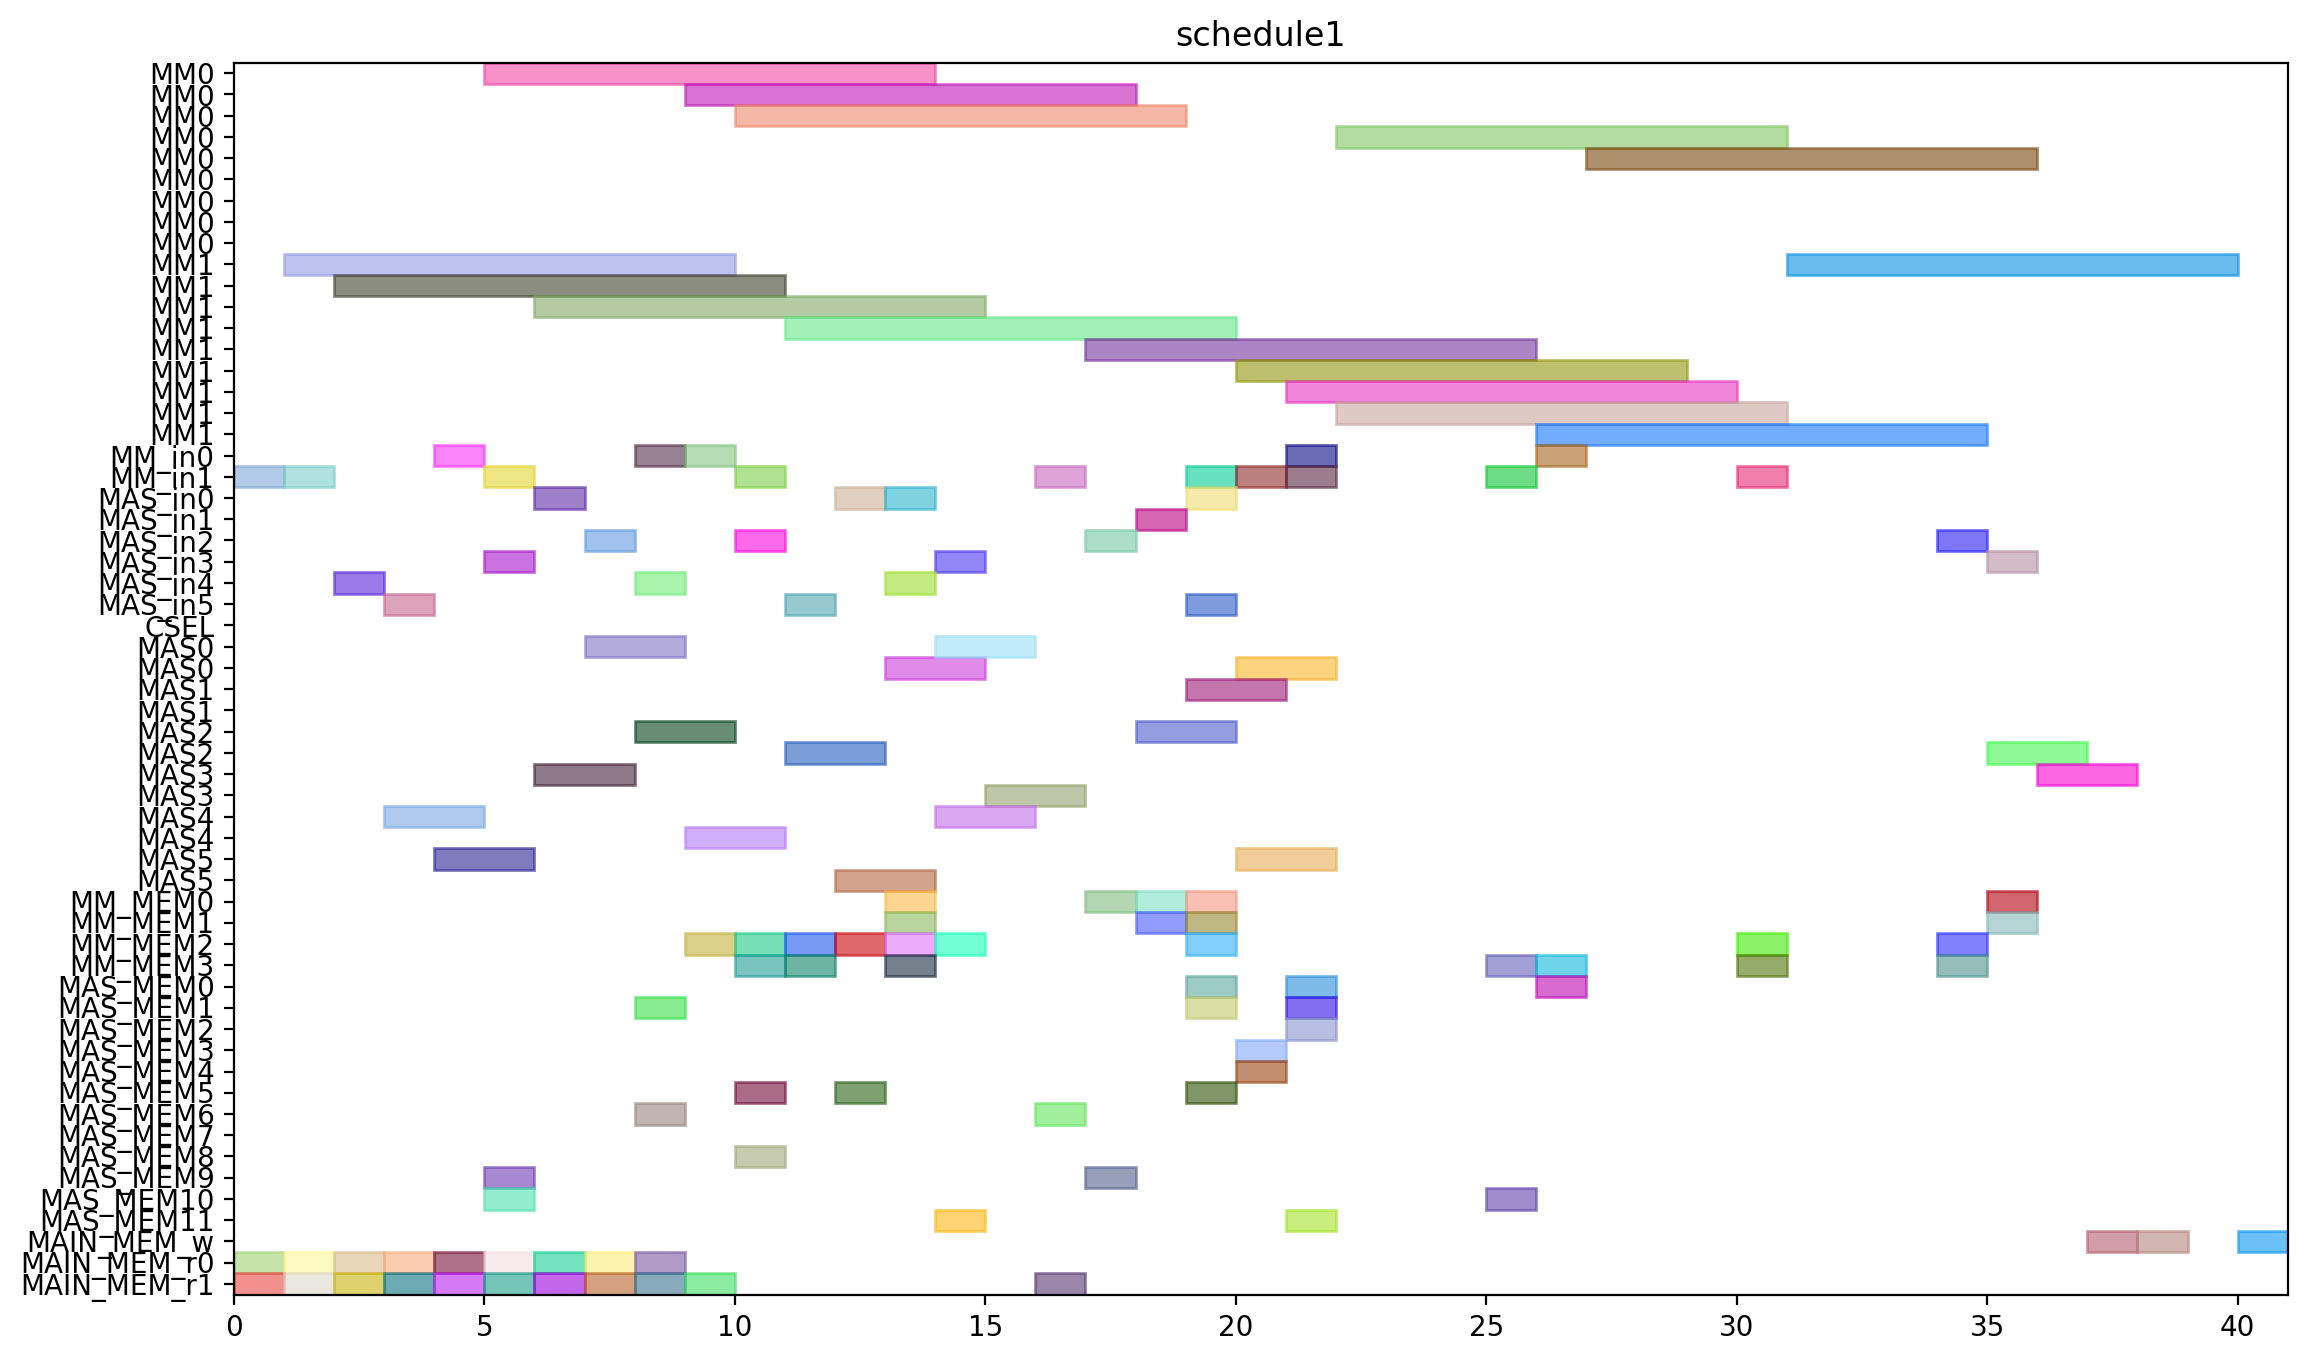

Generate this figure with Python:
from pyschedule import Scenario, solvers, plotters, alt


def solve():
	horizon = 151
	S = Scenario("schedule1", horizon=horizon)

	# resource
	MM = S.Resources('MM', num=2, size=9)
	MM_in = S.Resources('MM_in', num=2)
	MAS_in = S.Resources('MAS_in', num=6)
	CSEL = S.Resource('CSEL')
	MAS = S.Resources('MAS', num=6, size=2, periods=range(1, horizon))
	MM_MEM = S.Resources('MM_MEM', num=4)
	MAS_MEM = S.Resources('MAS_MEM', num=12)
	MAIN_MEM_w = S.Resource('MAIN_MEM_w', size=1)
	MAIN_MEM_r = S.Resources('MAIN_MEM_r', num=2)

	# result of previous scheduling
	t2_in = S.Task('t2_in', length=1, delay_cost=1)
	S += t2_in >= 0
	t2_in += MM_in[1]

	t2_mem0 = S.Task('t2_mem0', length=1, delay_cost=1)
	S += t2_mem0 >= 0
	t2_mem0 += MAIN_MEM_r[0]

	t2_mem1 = S.Task('t2_mem1', length=1, delay_cost=1)
	S += t2_mem1 >= 0
	t2_mem1 += MAIN_MEM_r[1]

	t0_in = S.Task('t0_in', length=1, delay_cost=1)
	S += t0_in >= 1
	t0_in += MM_in[1]

	t0_mem0 = S.Task('t0_mem0', length=1, delay_cost=1)
	S += t0_mem0 >= 1
	t0_mem0 += MAIN_MEM_r[0]

	t0_mem1 = S.Task('t0_mem1', length=1, delay_cost=1)
	S += t0_mem1 >= 1
	t0_mem1 += MAIN_MEM_r[1]

	t2 = S.Task('t2', length=9, delay_cost=1)
	S += t2 >= 1
	t2 += MM[1]

	t0 = S.Task('t0', length=9, delay_cost=1)
	S += t0 >= 2
	t0 += MM[1]

	t14_in = S.Task('t14_in', length=1, delay_cost=1)
	S += t14_in >= 2
	t14_in += MAS_in[4]

	t14_mem0 = S.Task('t14_mem0', length=1, delay_cost=1)
	S += t14_mem0 >= 2
	t14_mem0 += MAIN_MEM_r[0]

	t14_mem1 = S.Task('t14_mem1', length=1, delay_cost=1)
	S += t14_mem1 >= 2
	t14_mem1 += MAIN_MEM_r[1]

	t13_in = S.Task('t13_in', length=1, delay_cost=1)
	S += t13_in >= 3
	t13_in += MAS_in[5]

	t13_mem0 = S.Task('t13_mem0', length=1, delay_cost=1)
	S += t13_mem0 >= 3
	t13_mem0 += MAIN_MEM_r[0]

	t13_mem1 = S.Task('t13_mem1', length=1, delay_cost=1)
	S += t13_mem1 >= 3
	t13_mem1 += MAIN_MEM_r[1]

	t14 = S.Task('t14', length=2, delay_cost=1)
	S += t14 >= 3
	t14 += MAS[4]

	t13 = S.Task('t13', length=2, delay_cost=1)
	S += t13 >= 4
	t13 += MAS[5]

	t1_in = S.Task('t1_in', length=1, delay_cost=1)
	S += t1_in >= 4
	t1_in += MM_in[0]

	t1_mem0 = S.Task('t1_mem0', length=1, delay_cost=1)
	S += t1_mem0 >= 4
	t1_mem0 += MAIN_MEM_r[0]

	t1_mem1 = S.Task('t1_mem1', length=1, delay_cost=1)
	S += t1_mem1 >= 4
	t1_mem1 += MAIN_MEM_r[1]

	t1 = S.Task('t1', length=9, delay_cost=1)
	S += t1 >= 5
	t1 += MM[0]

	t15_in = S.Task('t15_in', length=1, delay_cost=1)
	S += t15_in >= 5
	t15_in += MM_in[1]

	t15_mem0 = S.Task('t15_mem0', length=1, delay_cost=1)
	S += t15_mem0 >= 5
	t15_mem0 += MAS_MEM[10]

	t15_mem1 = S.Task('t15_mem1', length=1, delay_cost=1)
	S += t15_mem1 >= 5
	t15_mem1 += MAS_MEM[9]

	t3_in = S.Task('t3_in', length=1, delay_cost=1)
	S += t3_in >= 5
	t3_in += MAS_in[3]

	t3_mem0 = S.Task('t3_mem0', length=1, delay_cost=1)
	S += t3_mem0 >= 5
	t3_mem0 += MAIN_MEM_r[0]

	t3_mem1 = S.Task('t3_mem1', length=1, delay_cost=1)
	S += t3_mem1 >= 5
	t3_mem1 += MAIN_MEM_r[1]

	t15 = S.Task('t15', length=9, delay_cost=1)
	S += t15 >= 6
	t15 += MM[1]

	t3 = S.Task('t3', length=2, delay_cost=1)
	S += t3 >= 6
	t3 += MAS[3]

	t4_in = S.Task('t4_in', length=1, delay_cost=1)
	S += t4_in >= 6
	t4_in += MAS_in[0]

	t4_mem0 = S.Task('t4_mem0', length=1, delay_cost=1)
	S += t4_mem0 >= 6
	t4_mem0 += MAIN_MEM_r[0]

	t4_mem1 = S.Task('t4_mem1', length=1, delay_cost=1)
	S += t4_mem1 >= 6
	t4_mem1 += MAIN_MEM_r[1]

	t4 = S.Task('t4', length=2, delay_cost=1)
	S += t4 >= 7
	t4 += MAS[0]

	t9_in = S.Task('t9_in', length=1, delay_cost=1)
	S += t9_in >= 7
	t9_in += MAS_in[2]

	t9_mem0 = S.Task('t9_mem0', length=1, delay_cost=1)
	S += t9_mem0 >= 7
	t9_mem0 += MAIN_MEM_r[0]

	t9_mem1 = S.Task('t9_mem1', length=1, delay_cost=1)
	S += t9_mem1 >= 7
	t9_mem1 += MAIN_MEM_r[1]

	t5_in = S.Task('t5_in', length=1, delay_cost=1)
	S += t5_in >= 8
	t5_in += MM_in[0]

	t5_mem0 = S.Task('t5_mem0', length=1, delay_cost=1)
	S += t5_mem0 >= 8
	t5_mem0 += MAS_MEM[6]

	t5_mem1 = S.Task('t5_mem1', length=1, delay_cost=1)
	S += t5_mem1 >= 8
	t5_mem1 += MAS_MEM[1]

	t8_in = S.Task('t8_in', length=1, delay_cost=1)
	S += t8_in >= 8
	t8_in += MAS_in[4]

	t8_mem0 = S.Task('t8_mem0', length=1, delay_cost=1)
	S += t8_mem0 >= 8
	t8_mem0 += MAIN_MEM_r[0]

	t8_mem1 = S.Task('t8_mem1', length=1, delay_cost=1)
	S += t8_mem1 >= 8
	t8_mem1 += MAIN_MEM_r[1]

	t9 = S.Task('t9', length=2, delay_cost=1)
	S += t9 >= 8
	t9 += MAS[2]

	t20_in = S.Task('t20_in', length=1, delay_cost=1)
	S += t20_in >= 9
	t20_in += MM_in[0]

	t20_mem0 = S.Task('t20_mem0', length=1, delay_cost=1)
	S += t20_mem0 >= 9
	t20_mem0 += MM_MEM[2]

	t20_mem1 = S.Task('t20_mem1', length=1, delay_cost=1)
	S += t20_mem1 >= 9
	t20_mem1 += MAIN_MEM_r[1]

	t5 = S.Task('t5', length=9, delay_cost=1)
	S += t5 >= 9
	t5 += MM[0]

	t8 = S.Task('t8', length=2, delay_cost=1)
	S += t8 >= 9
	t8 += MAS[4]

	t10_in = S.Task('t10_in', length=1, delay_cost=1)
	S += t10_in >= 10
	t10_in += MM_in[1]

	t10_mem0 = S.Task('t10_mem0', length=1, delay_cost=1)
	S += t10_mem0 >= 10
	t10_mem0 += MAS_MEM[8]

	t10_mem1 = S.Task('t10_mem1', length=1, delay_cost=1)
	S += t10_mem1 >= 10
	t10_mem1 += MAS_MEM[5]

	t18_in = S.Task('t18_in', length=1, delay_cost=1)
	S += t18_in >= 10
	t18_in += MAS_in[2]

	t18_mem0 = S.Task('t18_mem0', length=1, delay_cost=1)
	S += t18_mem0 >= 10
	t18_mem0 += MM_MEM[2]

	t18_mem1 = S.Task('t18_mem1', length=1, delay_cost=1)
	S += t18_mem1 >= 10
	t18_mem1 += MM_MEM[3]

	t20 = S.Task('t20', length=9, delay_cost=1)
	S += t20 >= 10
	t20 += MM[0]

	t10 = S.Task('t10', length=9, delay_cost=1)
	S += t10 >= 11
	t10 += MM[1]

	t16_in = S.Task('t16_in', length=1, delay_cost=1)
	S += t16_in >= 11
	t16_in += MAS_in[5]

	t16_mem0 = S.Task('t16_mem0', length=1, delay_cost=1)
	S += t16_mem0 >= 11
	t16_mem0 += MM_MEM[2]

	t16_mem1 = S.Task('t16_mem1', length=1, delay_cost=1)
	S += t16_mem1 >= 11
	t16_mem1 += MM_MEM[3]

	t18 = S.Task('t18', length=2, delay_cost=1)
	S += t18 >= 11
	t18 += MAS[2]

	t16 = S.Task('t16', length=2, delay_cost=1)
	S += t16 >= 12
	t16 += MAS[5]

	t19_in = S.Task('t19_in', length=1, delay_cost=1)
	S += t19_in >= 12
	t19_in += MAS_in[0]

	t19_mem0 = S.Task('t19_mem0', length=1, delay_cost=1)
	S += t19_mem0 >= 12
	t19_mem0 += MM_MEM[2]

	t19_mem1 = S.Task('t19_mem1', length=1, delay_cost=1)
	S += t19_mem1 >= 12
	t19_mem1 += MAS_MEM[5]

	t11_in = S.Task('t11_in', length=1, delay_cost=1)
	S += t11_in >= 13
	t11_in += MAS_in[0]

	t11_mem0 = S.Task('t11_mem0', length=1, delay_cost=1)
	S += t11_mem0 >= 13
	t11_mem0 += MM_MEM[0]

	t11_mem1 = S.Task('t11_mem1', length=1, delay_cost=1)
	S += t11_mem1 >= 13
	t11_mem1 += MM_MEM[3]

	t19 = S.Task('t19', length=2, delay_cost=1)
	S += t19 >= 13
	t19 += MAS[0]

	t6_in = S.Task('t6_in', length=1, delay_cost=1)
	S += t6_in >= 13
	t6_in += MAS_in[4]

	t6_mem0 = S.Task('t6_mem0', length=1, delay_cost=1)
	S += t6_mem0 >= 13
	t6_mem0 += MM_MEM[2]

	t6_mem1 = S.Task('t6_mem1', length=1, delay_cost=1)
	S += t6_mem1 >= 13
	t6_mem1 += MM_MEM[1]

	t11 = S.Task('t11', length=2, delay_cost=1)
	S += t11 >= 14
	t11 += MAS[0]

	t17_in = S.Task('t17_in', length=1, delay_cost=1)
	S += t17_in >= 14
	t17_in += MAS_in[3]

	t17_mem0 = S.Task('t17_mem0', length=1, delay_cost=1)
	S += t17_mem0 >= 14
	t17_mem0 += MM_MEM[2]

	t17_mem1 = S.Task('t17_mem1', length=1, delay_cost=1)
	S += t17_mem1 >= 14
	t17_mem1 += MAS_MEM[11]

	t6 = S.Task('t6', length=2, delay_cost=1)
	S += t6 >= 14
	t6 += MAS[4]

	t17 = S.Task('t17', length=2, delay_cost=1)
	S += t17 >= 15
	t17 += MAS[3]

	t23_in = S.Task('t23_in', length=1, delay_cost=1)
	S += t23_in >= 16
	t23_in += MM_in[1]

	t23_mem0 = S.Task('t23_mem0', length=1, delay_cost=1)
	S += t23_mem0 >= 16
	t23_mem0 += MAS_MEM[6]

	t23_mem1 = S.Task('t23_mem1', length=1, delay_cost=1)
	S += t23_mem1 >= 16
	t23_mem1 += MAIN_MEM_r[1]

	t23 = S.Task('t23', length=9, delay_cost=1)
	S += t23 >= 17
	t23 += MM[1]

	t7_in = S.Task('t7_in', length=1, delay_cost=1)
	S += t7_in >= 17
	t7_in += MAS_in[2]

	t7_mem0 = S.Task('t7_mem0', length=1, delay_cost=1)
	S += t7_mem0 >= 17
	t7_mem0 += MM_MEM[0]

	t7_mem1 = S.Task('t7_mem1', length=1, delay_cost=1)
	S += t7_mem1 >= 17
	t7_mem1 += MAS_MEM[9]

	t22_in = S.Task('t22_in', length=1, delay_cost=1)
	S += t22_in >= 18
	t22_in += MAS_in[1]

	t22_mem0 = S.Task('t22_mem0', length=1, delay_cost=1)
	S += t22_mem0 >= 18
	t22_mem0 += MM_MEM[0]

	t22_mem1 = S.Task('t22_mem1', length=1, delay_cost=1)
	S += t22_mem1 >= 18
	t22_mem1 += MM_MEM[1]

	t7 = S.Task('t7', length=2, delay_cost=1)
	S += t7 >= 18
	t7 += MAS[2]

	t12_in = S.Task('t12_in', length=1, delay_cost=1)
	S += t12_in >= 19
	t12_in += MAS_in[5]

	t12_mem0 = S.Task('t12_mem0', length=1, delay_cost=1)
	S += t12_mem0 >= 19
	t12_mem0 += MM_MEM[2]

	t12_mem1 = S.Task('t12_mem1', length=1, delay_cost=1)
	S += t12_mem1 >= 19
	t12_mem1 += MAS_MEM[1]

	t21_in = S.Task('t21_in', length=1, delay_cost=1)
	S += t21_in >= 19
	t21_in += MAS_in[0]

	t21_mem0 = S.Task('t21_mem0', length=1, delay_cost=1)
	S += t21_mem0 >= 19
	t21_mem0 += MM_MEM[0]

	t21_mem1 = S.Task('t21_mem1', length=1, delay_cost=1)
	S += t21_mem1 >= 19
	t21_mem1 += MM_MEM[1]

	t22 = S.Task('t22', length=2, delay_cost=1)
	S += t22 >= 19
	t22 += MAS[1]

	t28_in = S.Task('t28_in', length=1, delay_cost=1)
	S += t28_in >= 19
	t28_in += MM_in[1]

	t28_mem0 = S.Task('t28_mem0', length=1, delay_cost=1)
	S += t28_mem0 >= 19
	t28_mem0 += MAS_MEM[0]

	t28_mem1 = S.Task('t28_mem1', length=1, delay_cost=1)
	S += t28_mem1 >= 19
	t28_mem1 += MAS_MEM[5]

	t12 = S.Task('t12', length=2, delay_cost=1)
	S += t12 >= 20
	t12 += MAS[5]

	t21 = S.Task('t21', length=2, delay_cost=1)
	S += t21 >= 20
	t21 += MAS[0]

	t25_in = S.Task('t25_in', length=1, delay_cost=1)
	S += t25_in >= 20
	t25_in += MM_in[1]

	t25_mem0 = S.Task('t25_mem0', length=1, delay_cost=1)
	S += t25_mem0 >= 20
	t25_mem0 += MAS_MEM[4]

	t25_mem1 = S.Task('t25_mem1', length=1, delay_cost=1)
	S += t25_mem1 >= 20
	t25_mem1 += MAS_MEM[3]

	t28 = S.Task('t28', length=9, delay_cost=1)
	S += t28 >= 20
	t28 += MM[1]

	t25 = S.Task('t25', length=9, delay_cost=1)
	S += t25 >= 21
	t25 += MM[1]

	t27_in = S.Task('t27_in', length=1, delay_cost=1)
	S += t27_in >= 21
	t27_in += MM_in[0]

	t27_mem0 = S.Task('t27_mem0', length=1, delay_cost=1)
	S += t27_mem0 >= 21
	t27_mem0 += MAS_MEM[2]

	t27_mem1 = S.Task('t27_mem1', length=1, delay_cost=1)
	S += t27_mem1 >= 21
	t27_mem1 += MAS_MEM[1]

	t29_in = S.Task('t29_in', length=1, delay_cost=1)
	S += t29_in >= 21
	t29_in += MM_in[1]

	t29_mem0 = S.Task('t29_mem0', length=1, delay_cost=1)
	S += t29_mem0 >= 21
	t29_mem0 += MAS_MEM[0]

	t29_mem1 = S.Task('t29_mem1', length=1, delay_cost=1)
	S += t29_mem1 >= 21
	t29_mem1 += MAS_MEM[11]

	t27 = S.Task('t27', length=9, delay_cost=1)
	S += t27 >= 22
	t27 += MM[0]

	t29 = S.Task('t29', length=9, delay_cost=1)
	S += t29 >= 22
	t29 += MM[1]


	# new tasks
	t24 = S.Task('t24', length=9, delay_cost=1)
	t24 += alt(MM)
	t24_in = S.Task('t24_in', length=1, delay_cost=1)
	t24_in += alt(MM_in)
	S += t24_in*MM_in[0]<=t24*MM[0]
	S += t24_in*MM_in[1]<=t24*MM[1]
	t24_mem0 = S.Task('t24_mem0', length=1, delay_cost=1)
	t24_mem0 += MAS_MEM[10]
	S += 21 < t24_mem0
	S += t24_mem0 <= t24

	t24_mem1 = S.Task('t24_mem1', length=1, delay_cost=1)
	t24_mem1 += MM_MEM[3]
	S += 25 < t24_mem1
	S += t24_mem1 <= t24

	t26 = S.Task('t26', length=9, delay_cost=1)
	t26 += alt(MM)
	t26_in = S.Task('t26_in', length=1, delay_cost=1)
	t26_in += alt(MM_in)
	S += t26_in*MM_in[0]<=t26*MM[0]
	S += t26_in*MM_in[1]<=t26*MM[1]
	t26_mem0 = S.Task('t26_mem0', length=1, delay_cost=1)
	t26_mem0 += MAS_MEM[0]
	S += 14 < t26_mem0
	S += t26_mem0 <= t26

	t26_mem1 = S.Task('t26_mem1', length=1, delay_cost=1)
	t26_mem1 += MM_MEM[3]
	S += 25 < t26_mem1
	S += t26_mem1 <= t26

	PZ_new = S.Task('PZ_new', length=9, delay_cost=1)
	PZ_new += alt(MM)
	PZ_new_in = S.Task('PZ_new_in', length=1, delay_cost=1)
	PZ_new_in += alt(MM_in)
	S += PZ_new_in*MM_in[0]<=PZ_new*MM[0]
	S += PZ_new_in*MM_in[1]<=PZ_new*MM[1]
	S += 0<PZ_new

	PZ_new_w = S.Task('PZ_new_w', length=1, delay_cost=1)
	PZ_new_w += alt(MAIN_MEM_w)
	S += PZ_new <= PZ_new_w

	PZ_new_mem0 = S.Task('PZ_new_mem0', length=1, delay_cost=1)
	PZ_new_mem0 += MM_MEM[2]
	S += 30 < PZ_new_mem0
	S += PZ_new_mem0 <= PZ_new

	PZ_new_mem1 = S.Task('PZ_new_mem1', length=1, delay_cost=1)
	PZ_new_mem1 += MM_MEM[3]
	S += 28 < PZ_new_mem1
	S += PZ_new_mem1 <= PZ_new

	PX_new = S.Task('PX_new', length=2, delay_cost=1)
	PX_new += alt(MAS)
	PX_new_in = S.Task('PX_new_in', length=1, delay_cost=1)
	PX_new_in += alt(MAS_in)
	S += PX_new_in*MAS_in[0]<=PX_new*MAS[0]

	S += PX_new_in*MAS_in[1]<=PX_new*MAS[1]

	S += PX_new_in*MAS_in[2]<=PX_new*MAS[2]

	S += PX_new_in*MAS_in[3]<=PX_new*MAS[3]

	S += PX_new_in*MAS_in[4]<=PX_new*MAS[4]

	S += PX_new_in*MAS_in[5]<=PX_new*MAS[5]

	S += 0<PX_new

	PX_new_w = S.Task('PX_new_w', length=1, delay_cost=1)
	PX_new_w += alt(MAIN_MEM_w)
	S += PX_new <= PX_new_w

	PX_new_mem0 = S.Task('PX_new_mem0', length=1, delay_cost=1)
	PX_new_mem0 += MM_MEM[2]
	S += 29 < PX_new_mem0
	S += PX_new_mem0 <= PX_new

	PX_new_mem1 = S.Task('PX_new_mem1', length=1, delay_cost=1)
	PX_new_mem1 += alt(MM_MEM)
	S += (t24*MM[0])-1 < PX_new_mem1*MM_MEM[1]
	S += (t24*MM[1])-1 < PX_new_mem1*MM_MEM[3]
	S += PX_new_mem1 <= PX_new

	PY_new = S.Task('PY_new', length=2, delay_cost=1)
	PY_new += alt(MAS)
	PY_new_in = S.Task('PY_new_in', length=1, delay_cost=1)
	PY_new_in += alt(MAS_in)
	S += PY_new_in*MAS_in[0]<=PY_new*MAS[0]

	S += PY_new_in*MAS_in[1]<=PY_new*MAS[1]

	S += PY_new_in*MAS_in[2]<=PY_new*MAS[2]

	S += PY_new_in*MAS_in[3]<=PY_new*MAS[3]

	S += PY_new_in*MAS_in[4]<=PY_new*MAS[4]

	S += PY_new_in*MAS_in[5]<=PY_new*MAS[5]

	S += 0<PY_new

	PY_new_w = S.Task('PY_new_w', length=1, delay_cost=1)
	PY_new_w += alt(MAIN_MEM_w)
	S += PY_new <= PY_new_w

	PY_new_mem0 = S.Task('PY_new_mem0', length=1, delay_cost=1)
	PY_new_mem0 += MM_MEM[0]
	S += 30 < PY_new_mem0
	S += PY_new_mem0 <= PY_new

	PY_new_mem1 = S.Task('PY_new_mem1', length=1, delay_cost=1)
	PY_new_mem1 += alt(MM_MEM)
	S += (t26*MM[0])-1 < PY_new_mem1*MM_MEM[1]
	S += (t26*MM[1])-1 < PY_new_mem1*MM_MEM[3]
	S += PY_new_mem1 <= PY_new

	solvers.mip.solve(S,msg=1,kind='CPLEX',ratio_gap=1.01)

	solution = [['hoge']*len(S.solution()[1]) for i in range(len(S.solution()))]
	for i in range(len(S.solution())):
		for j in range(len(S.solution()[i])):
			solution[i][j]=str(S.solution()[i][j])
	print(solution)

	cycles = int(solution[-1][3])

	pic_file_name = "/mnt/rose/usr1/fukuda/ABE/multiRAM_multiMAS_16mux/scheduling_result/stage9MM2_stage2MAS6/EP_ADD_A_0/schedule1.png"
	if(S.solution() != []):
		plotters.matplotlib.plot(S,img_filename=pic_file_name, show_task_labels=False, fig_size=(cycles*0.25+3, 8))

	return solution
